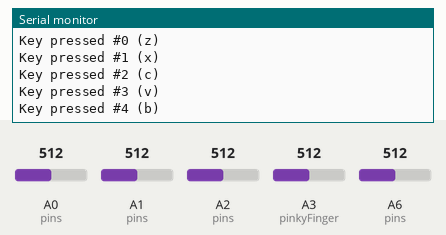
Simulated run of this sketch. Board: SparkFun Pro Micro, built with avr-gcc and run on an emulated ATmega32U4. Shown: the last lines printed to the serial monitor. The inputs (shaded band) are chosen by the test bench; at power-on: A0 (pins) = 512, A1 (pins) = 512, A2 (pins) = 512, A3 (pinkyFinger) = 512, A6 (pins) = 512.

Above: at 1.2 s.
1.3 s: A0 (pins) set to 290
At 2.1 s:
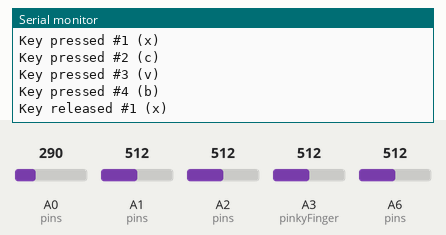
2.8 s: A1 (pins) set to 290
At 3.5 s:
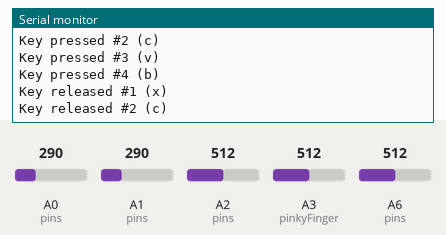
4.3 s: A2 (pins) set to 290
At 5.4 s:
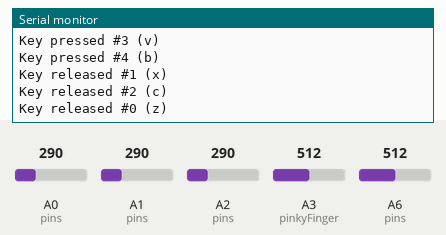
5.8 s: A3 (pinkyFinger) set to 290
At 7.0 s:
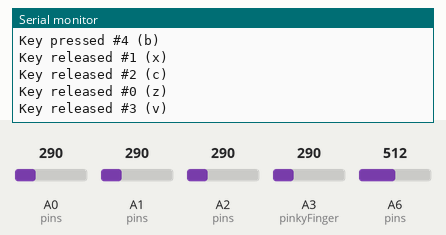
7.3 s: A6 (pins) set to 290
At 8.7 s:
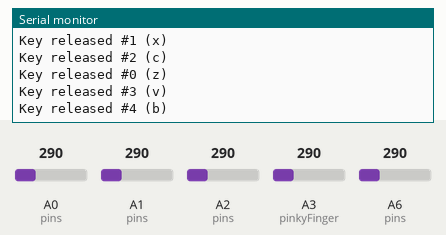

The sketch:

Keyboard_glove_promicro.ino
```cpp
#include <Keyboard.h>

const int indexFinger = A0;
const int middleFinger = A1;
const int thumb = A2;
const int pinkyFinger = A3;
const int ringFinger = A6; //Digital Pin Number 4 on Pro Micro Board

const int pins[] = {thumb, indexFinger, middleFinger, pinkyFinger, ringFinger};

char Keys_a[] =   {'z','x','c','v','b'};
char Keys_b[] =   {'n','m',',','.','/'};
boolean currentPressed_a[] = {false, false, false, false, false};
boolean currentPressed_b[] = {false, false, false, false, false};
const int threshold_a = 300;  // threshold value to decide when the detected sound is a knock or not
const int threshold_b = 2000;


void setup()
{
  //while (!Serial)
  Serial.begin(115200);
  Serial.println("start");
}


void loop()
{
  for (int i=0;i<5;i++) {
    delay(1);
    long total1 = 0;
    long start = millis();
    long total =  analogRead(pins[i]);
    // check if we are sensing that a finger is touching
    // and that it wasnt already pressed
    if ((total > threshold_a && total < threshold_b) && (! currentPressed_a[i])) {
      Serial.print("Key pressed #"); Serial.print(i);
      Serial.print(" ("); Serial.print(Keys_a[i]); Serial.println(")");
      currentPressed_a[i] = true;
      Keyboard.press(Keys_a[i]);

    }else if ((total > threshold_b) && (! currentPressed_b[i])){
      Serial.print("Key pressed #"); Serial.print(i);
      Serial.print(" ("); Serial.print(Keys_b[i]); Serial.println(")");
      currentPressed_b[i] = true;
      Keyboard.press(Keys_b[i]);
    }
    else if ((total <= threshold_a || total > threshold_b) && (currentPressed_a[i])) {
      // key was released (no touch, and it was pressed before)
      Serial.print("Key released #"); Serial.print(i);
      Serial.print(" ("); Serial.print(Keys_a[i]); Serial.println(")");
      currentPressed_a[i] = false;
      Keyboard.release(Keys_a[i]);
    }else if ((total <= threshold_b) && (currentPressed_b[i])) {
      // key was released (no touch, and it was pressed before)
      Serial.print("Key released #"); Serial.print(i);
      Serial.print(" ("); Serial.print(Keys_b[i]); Serial.println(")");
      currentPressed_b[i] = false;
      Keyboard.release(Keys_b[i]);
    }

    delay(5);
  }
}
```

Measured:
- after the input at 1.3 s, the serial monitor: prints a new line at once (image 1)
- after the input at 2.8 s, the serial monitor: prints a new line at once (image 2)
- after the input at 4.3 s, the serial monitor: prints a new line at once (image 3)
- after the input at 5.8 s, the serial monitor: prints a new line at once (image 4)
- after the input at 7.3 s, the serial monitor: prints a new line at once (image 5)
